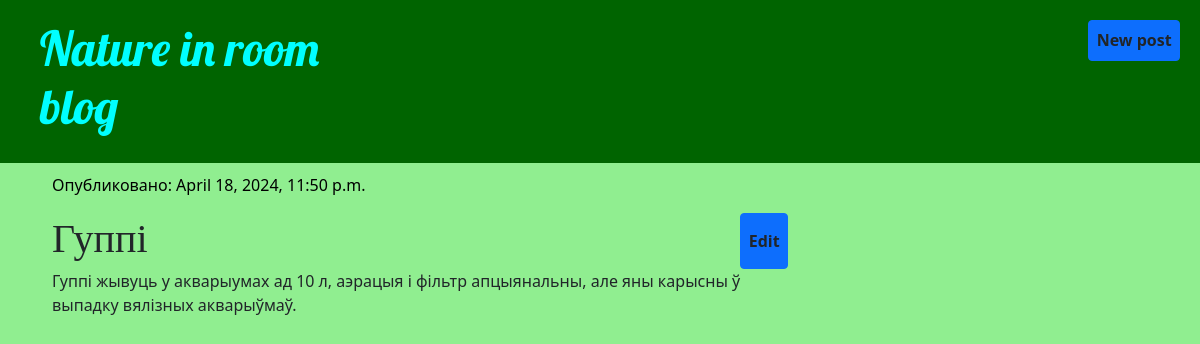
The app's page /post/1/ with its own data.
### blog/models.py (models this page shows, shortened)
class Post(models.Model):
    author = models.ForeignKey(settings.AUTH_USER_MODEL, on_delete=models.CASCADE)
    title = models.CharField(max_length=200)
    text=models.TextField()
    created_date = models.DateTimeField(default=timezone.now)
    published_date=models.DateTimeField(blank=True,null=True)

### blog/views.py (the view)
# urls.py: path('post/<int:pk>/', views.post_detail, name='post_detail'),
def post_detail(request, pk):
    post = get_object_or_404(Post, pk=pk)
    return render(request, 'blog/post_detail.html', {'post': post})

### blog/templates/blog/post_detail.html
{% extends 'blog/base.html' %}
{% block content %}
    <div class="post">
        {% if post.published_date %}
            <div class="date">
                <p>Опубликовано: {{ post.published_date }}</p>
            </div>
        {% endif %}
       <div class="row">
        <div class="col"><h1>{{ post.title }}</h1></div>
            <div class="col d-grid gap-2 d-flex justify-content-end"> <button type = "button" class="btn btn-primary"><a href="{% url 'post_edit' pk=post.pk %}" class="btn scale-on-hover"><b>Edit</b></a></button></div>
        <p>{{ post.text}}</p>
    </div>
{% endblock %}

### blog/static/css/blog.css (style rules this page uses)
.back { background-color: lightgreen; }
h1, h2, h3, h4 { font-family: 'Lobster', cursive; }
.date { color: black; }
.post { margin-top: 10px; margin-bottom: 60px; border-bottom: #000000; border: 2px; }
.btn { padding: 0.2rem 0.2rem; }

### records on screen
Post: published_date "April 18, 2024, 11:50 p.m.", title "Гуппі", text "Гуппі жывуць у акварыумах ад 10 л, аэрацыя і фільтр апцыянальны, але яны карысны ў выпадку вялізных акварыўмаў."
